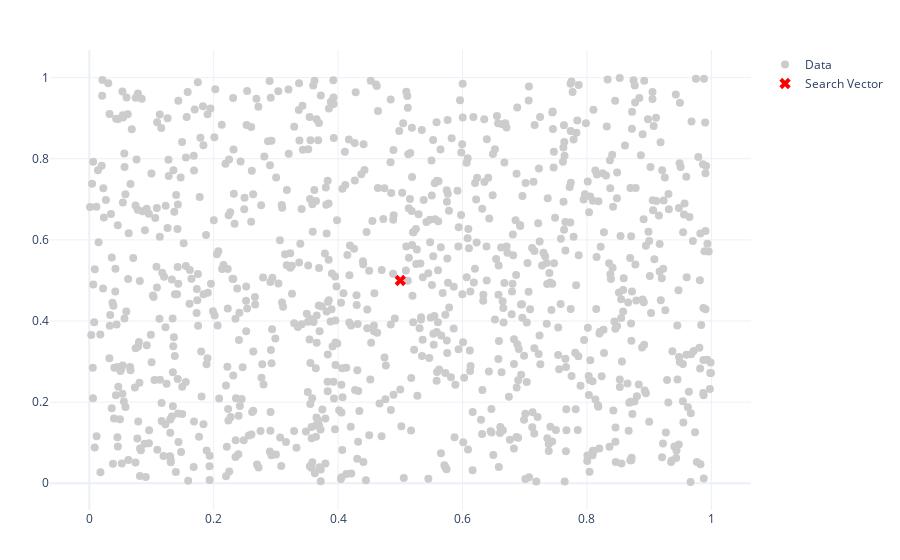

This figure's notebook cell:
### Code cell
nn_fig = copy.deepcopy(fig)
nn_fig.add_trace(go.Scatter(x=search_vector[:, 0], y=search_vector[:, 1], mode='markers', marker=dict(size=10, color='red', symbol='x'), name="Search Vector"))
nn_fig

### Figure 1 — Plotly figure (JSON) as saved in the notebook; plotly's stock layout.template omitted (floating-point values rounded to 4 significant figures; data arrays with more than 128 entries replaced by an {"elided": "..."} marker saying what was removed)
{"data": [{"marker": {"color": "#CCCCCC", "size": 8}, "mode": "markers", "name": "Data", "type": "scatter", "x": {"elided": "1000 float values"}, "y": {"elided": "1000 float values"}}, {"marker": {"color": "red", "size": 10, "symbol": "x"}, "mode": "markers", "name": "Search Vector", "type": "scatter", "x": [0.5], "y": [0.5]}], "layout": {"autosize": true, "margin": {"b": 50, "l": 50, "r": 50, "t": 50}, "xaxis": {"autorange": true, "range": [-0.06013, 1.061], "type": "linear"}, "yaxis": {"autorange": true, "range": [-0.07688, 1.079], "type": "linear"}}}
